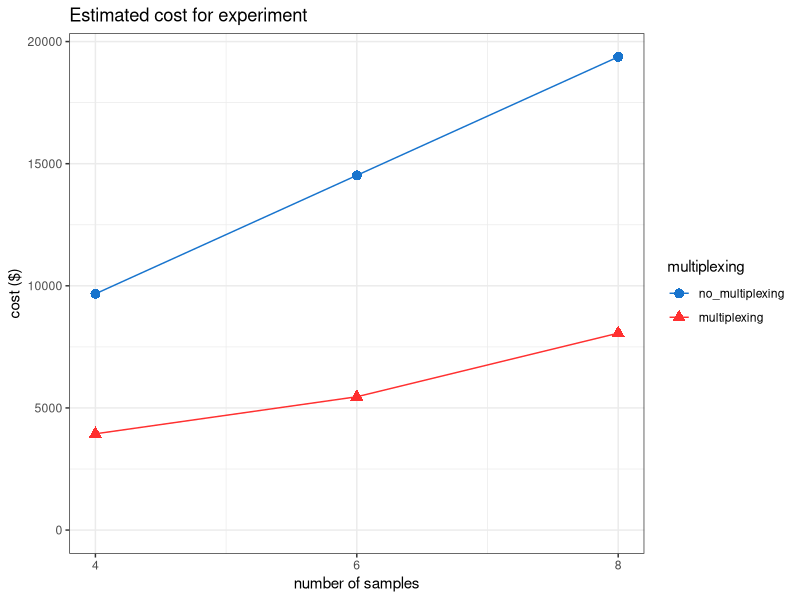
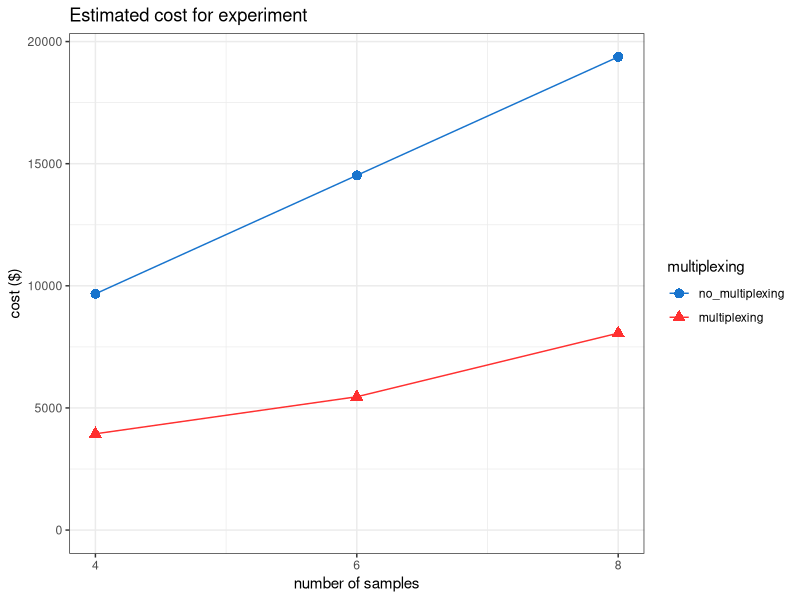
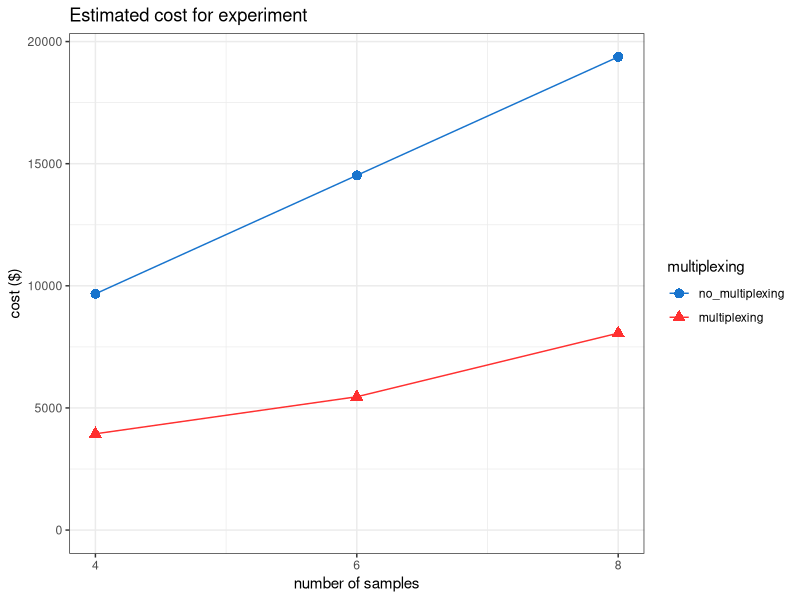

Source code (R) for these figures, in order:
########################
# Estimated cost savings
########################

# Plot of estimated cost savings from demultiplexing

# Calculated using Satija Lab "Cost Per Cell" online calculator: 
# https://satijalab.org/costpercell


library(tidyverse)
library(magrittr)
library(ggplot2)


# ----------------------
# estimated cost savings
# ----------------------

# set up data frame using calculations from Satija Lab "Cost Per Cell" website

df_savings <- rbind(
  tibble(n_samples = 4, multiplexing = 3942, no_multiplexing = 9673), 
  tibble(n_samples = 6, multiplexing = 5459, no_multiplexing = 14523), 
  tibble(n_samples = 8, multiplexing = 8063, no_multiplexing = 19373)
)

df_plot <- gather(df_savings, "multiplexing", "cost", "multiplexing", "no_multiplexing")

df_plot$multiplexing %<>% factor(levels = c("no_multiplexing", "multiplexing"))


# -----------
# create plot
# -----------

colors <- c("dodgerblue3", "firebrick1")

ggplot(df_plot, aes(x = n_samples, y = cost, 
                    group = multiplexing, shape = multiplexing, color = multiplexing)) + 
  geom_line() + 
  geom_point(size = 3) + 
  scale_color_manual(values = colors) + 
  scale_x_continuous(breaks = c(4, 6, 8)) + 
  ylim(c(0, max(df_plot$cost))) + 
  xlab("number of samples") + 
  ylab("cost ($)") + 
  ggtitle("Estimated cost for experiment") + 
  theme_bw()

ggsave("../../plots/estimated_cost_savings.pdf", width = 5, height = 3.5)
ggsave("../../plots/estimated_cost_savings.png", width = 5, height = 3.5)

